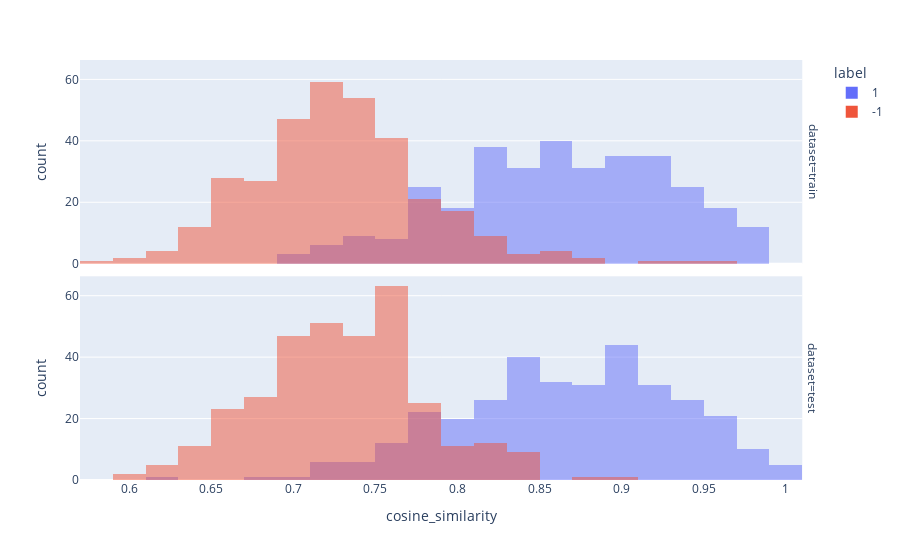

Notebook code for this chart:
### Markdown cell above
## 6. Plot distribution of cosine similarity

Here we measure similarity of text using cosine similarity. In our experience, most distance functions (L1, L2, cosine similarity) all work about the same. Note that our embeddings are already normalized to length 1, so cosine similarity is equivalent to dot product.

The graphs show how much the overlap there is between the distribution of cosine similarities for similar and dissimilar pairs. If there is a high amount of overlap, that means there are some dissimilar pairs with greater cosine similarity than some similar pairs.

The accuracy I compute is the accuracy of a simple rule that predicts 'similar (1)' if the cosine similarity is above some threshold X and otherwise predicts 'dissimilar (0)'.

### Code cell
# calculate accuracy (and its standard error) of predicting label=1 if similarity>x
# x is optimized by sweeping from -1 to 1 in steps of 0.01
def accuracy_and_se(cosine_similarity: float, labeled_similarity: int) -> Tuple[float]:
    accuracies = []
    for threshold_thousandths in range(-1000, 1000, 1):
        threshold = threshold_thousandths / 1000
        total = 0
        correct = 0
        for cs, ls in zip(cosine_similarity, labeled_similarity):
            total += 1
            if cs > threshold:
                prediction = 1
            else:
                prediction = -1
            if prediction == ls:
                correct += 1
        accuracy = correct / total
        accuracies.append(accuracy)
    a = max(accuracies)
    n = len(cosine_similarity)
    standard_error = (a * (1 - a) / n) ** 0.5  # standard error of binomial
    return a, standard_error


# check that training and test sets are balanced
px.histogram(
    df,
    x="cosine_similarity",
    color="label",
    barmode="overlay",
    width=500,
    facet_row="dataset",
).show()

for dataset in ["train", "test"]:
    data = df[df["dataset"] == dataset]
    a, se = accuracy_and_se(data["cosine_similarity"], data["label"])
    print(f"{dataset} accuracy: {a:0.1%} ± {1.96 * se:0.1%}")

### Figure 1 — Plotly figure (JSON) as saved in the notebook; plotly's stock layout.template omitted (floating-point values rounded to 4 significant figures; data arrays with more than 128 entries replaced by an {"elided": "..."} marker saying what was removed)
{"data": [{"alignmentgroup": "True", "bingroup": "x", "hovertemplate": "label=1<br>dataset=train<br>cosine_similarity=%{x}<br>count=%{y}<extra></extra>", "legendgroup": "1", "marker": {"color": "#636efa", "opacity": 0.5, "pattern": {"shape": ""}}, "name": "1", "offsetgroup": "1", "orientation": "v", "showlegend": true, "type": "histogram", "x": {"elided": "334 float values"}, "xaxis": "x2", "yaxis": "y2"}, {"alignmentgroup": "True", "bingroup": "x", "hovertemplate": "label=1<br>dataset=test<br>cosine_similarity=%{x}<br>count=%{y}<extra></extra>", "legendgroup": "1", "marker": {"color": "#636efa", "opacity": 0.5, "pattern": {"shape": ""}}, "name": "1", "offsetgroup": "1", "orientation": "v", "showlegend": false, "type": "histogram", "x": {"elided": "335 float values"}, "xaxis": "x", "yaxis": "y"}, {"alignmentgroup": "True", "bingroup": "x", "hovertemplate": "label=-1<br>dataset=train<br>cosine_similarity=%{x}<br>count=%{y}<extra></extra>", "legendgroup": "-1", "marker": {"color": "#EF553B", "opacity": 0.5, "pattern": {"shape": ""}}, "name": "-1", "offsetgroup": "-1", "orientation": "v", "showlegend": true, "type": "histogram", "x": {"elided": "334 float values"}, "xaxis": "x2", "yaxis": "y2"}, {"alignmentgroup": "True", "bingroup": "x", "hovertemplate": "label=-1<br>dataset=test<br>cosine_similarity=%{x}<br>count=%{y}<extra></extra>", "legendgroup": "-1", "marker": {"color": "#EF553B", "opacity": 0.5, "pattern": {"shape": ""}}, "name": "-1", "offsetgroup": "-1", "orientation": "v", "showlegend": false, "type": "histogram", "x": {"elided": "335 float values"}, "xaxis": "x", "yaxis": "y"}], "layout": {"annotations": [{"font": {}, "showarrow": false, "text": "dataset=test", "textangle": 90, "x": 0.98, "xanchor": "left", "xref": "paper", "y": 0.2425, "yanchor": "middle", "yref": "paper"}, {"font": {}, "showarrow": false, "text": "dataset=train", "textangle": 90, "x": 0.98, "xanchor": "left", "xref": "paper", "y": 0.7575, "yanchor": "middle", "yref": "paper"}], "autosize": true, "barmode": "overlay", "legend": {"title": {"text": "label"}, "tracegroupgap": 0}, "margin": {"t": 60}, "xaxis": {"anchor": "y", "autorange": true, "domain": [0, 0.98], "range": [0.57, 1.01], "title": {"text": "cosine_similarity"}, "type": "linear"}, "xaxis2": {"anchor": "y2", "autorange": true, "domain": [0, 0.98], "matches": "x", "range": [0.57, 1.01], "showticklabels": false, "type": "linear"}, "yaxis": {"anchor": "x", "autorange": true, "domain": [0, 0.485], "range": [0, 66.32], "title": {"text": "count"}}, "yaxis2": {"anchor": "x2", "autorange": true, "domain": [0.515, 1], "matches": "y", "range": [0, 66.32], "title": {"text": "count"}}}}
